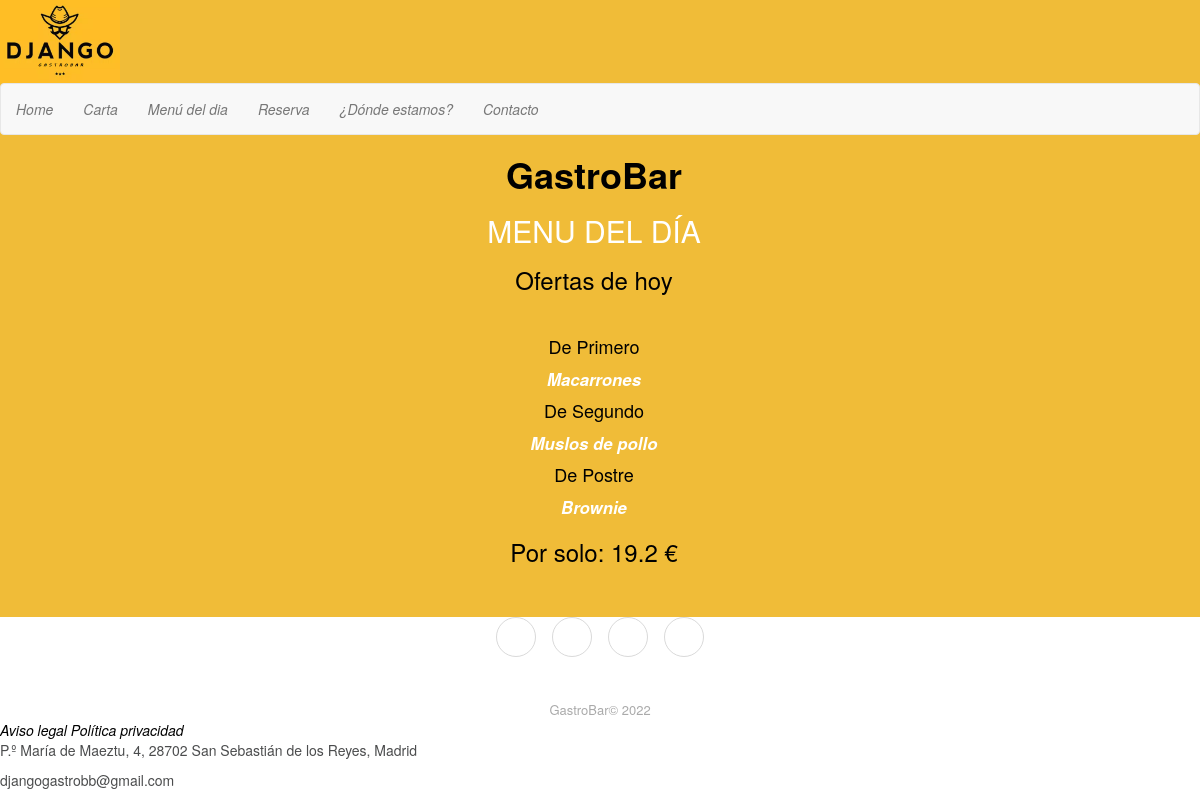
Page /gastrobar/menu on the committed database.
### gastrobar/models.py (models this page shows)
class Dish(models.Model):
    name = models.CharField(max_length=100, null = False, default = None)
    type = models.IntegerField(null = False, default = None)
    description = models.TextField(null = False, default = None)
    price = models.CharField(max_length=15, null = False, default = None)
    photo = models.CharField(max_length=12, null = False, default = None)

### gastrobar/views.py (the view)
# urls.py: path('menu', views.menu, name='menu'),
def menu(request):
	dish = Dish.objects.all()
	first = int(calc_menu(10,12))
	second = int(calc_menu(13,15))
	dessert = int(calc_menu(16,18))
	dish_first = Dish.objects.filter(pk=first)
	dish_second = Dish.objects.filter(pk=second)
	dish_dessert = Dish.objects.filter(pk=dessert)
	first_dish = float(dish_first[0].price.replace(',','.'))
	second_dish = float(dish_second[0].price.replace(',','.'))
	third_dish = float(dish_dessert[0].price.replace(',','.'))
	dish_price = (first_dish + second_dish + third_dish) * 0.8
	format_dish_price = round(dish_price, 2)
	context = {
		'dish_first' :  dish_first,
	    'dish_second':  dish_second,
        'dish_dessert': dish_dessert,
		'dish_price' : dish_price,
		'format_dish_price' : format_dish_price,
    }
	return render(request, 'menu.html', context)

### gastrobar/views.py (called while the page is built)
def calc_menu(val1, val2):
    random.seed(datetime.today().strftime("gY-&m-%d"))
    return random. randint(val1, val2)

### gastrobar/templates/menu.html
{% extends 'main.html' %}
{% load static %}
{% block page_content2 %}
	<body>
  <div class="our_menu" >
	<h1 id="title">GastroBar</h1>
	  <h2>MENU DEL DÍA</h2>
	  <h3>Ofertas de hoy</h3>
	  <br>
	<h4>De Primero </h4>
	{%for x in dish_first%}
		<b><a href = "{% url 'dish' x.pk %}"> {{x.name}} </a></b>
	  {%endfor%}
	  <br>
	<h4>De Segundo </h4>
	{%for y in dish_second%}
	<b><a href = "{% url 'dish' y.pk %}"> {{y.name}} </a></b>
	  {%endfor%}
	  <br>
	<h4>De Postre </h4>
	{%for z in dish_dessert%}
	<b><a href = "{% url 'dish' z.pk %}"> {{z.name}} </a></b>
	{%endfor%}
	<br>
	<h3>Por solo: {{format_dish_price}} €</h3>
  </div>
{% endblock %}

### django_gastrobar/static/css/general.css (style rules this page uses)
html { min-height: 100%; position: relative; }
body { background-color: #f0bc38; margin-bottom: 150px; }
h1 { font-weight: bold; }
a { color: rgb(255, 255, 255); text-decoration: none; font-style: italic; }
.our_menu { text-align: center; padding-right: 1%; font-size: 1.2em; color:black; }
.our_menu, .our_menu h2, .our_menu a { color: white; text-decoration: bold; }
.our_menu, .our_menu h1 { color:black; }

### rows in the picture
Dish: name "Macarrones"
Dish: name "Muslos de pollo"
Dish: name "Brownie"
